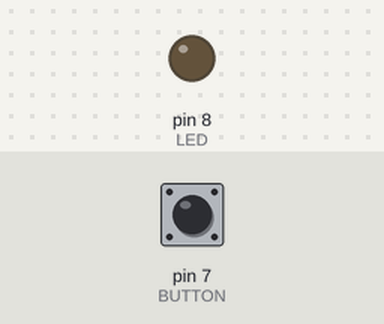
The sketch below on a simulated Arduino Uno, built with avr-gcc and run on an emulated ATmega328P. On the bench: output pins drawn as LEDs (lit = HIGH). Inputs (shaded band) come from the test bench; at power-on: pin 7 (BUTTON) LOW.

Above: at 1.2 s.
1.3 s: pin 7 (BUTTON) pulled HIGH for 0.15 s
At 1.38 s:
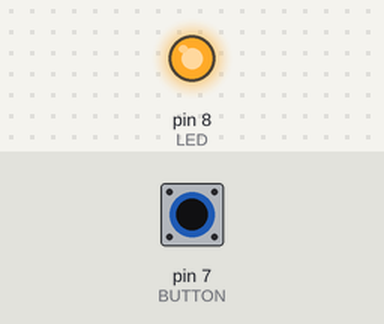
2.9 s: pin 7 (BUTTON) pulled HIGH for 3.2 s
At 6.9 s:
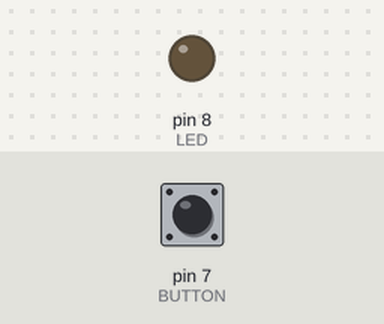
Timing chart, 0 to 8.4 s (numbered marks = the images above; inputs shaded):
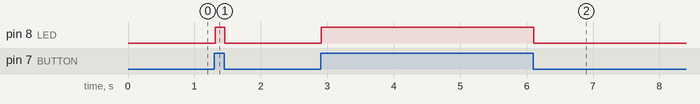

Measured:
- after the input at 1.3 s, pin 8 (LED): LOW → HIGH at once, → LOW 0.15 s later
- after the input at 2.9 s, pin 8 (LED): LOW → HIGH at once, → LOW 3.2 s later

The sketch:

sketch10.ino
```cpp
/*
  Prof. Michele Maffucci
  08.03.2014

   Antirimbalzo
   pulsante collegato al pin 7 LED al pin 8
   La logica di antirimbalzo impedisce il fraintendimento
   dello stato del pulsante.

   Questo codice è di dominio pubblico
*/

const int LED = 8;                    // LED collegato al pin digitale 8
const int BUTTON = 7;                 // pin di input dove è collegato il pulsante
const int ritardoRimbalzo = 10;       // millisecondi di attesa fino alla stabilità

// antirimbalzo restituisce lo stato quando l'interruttore è stabile
boolean antirimbalzo(int pin)
{
  boolean stato;
  boolean precedenteStato;

  precedenteStato = digitalRead(pin); // memorizza lo statoprecedente
  for(int contatore=0; contatore < ritardoRimbalzo; contatore++)
  {
      delay(1);                      // attende per 1 millisecondo
      stato = digitalRead(pin);      // legge il pin
      if( stato != precedenteStato)
      {
         contatore = 0;              // resetta il contatore se lo stato e cambiato
         precedenteStato = stato;    // salva lo stato corrente
      }
  }
  // a questo punto lo stato è stabile e viene restituito
  return stato;
}

void setup()
{
  pinMode(BUTTON, INPUT);
  pinMode(LED, OUTPUT);
}

void loop()
{
  int stato = antirimbalzo(BUTTON);
  digitalWrite(LED, stato);
}
```
